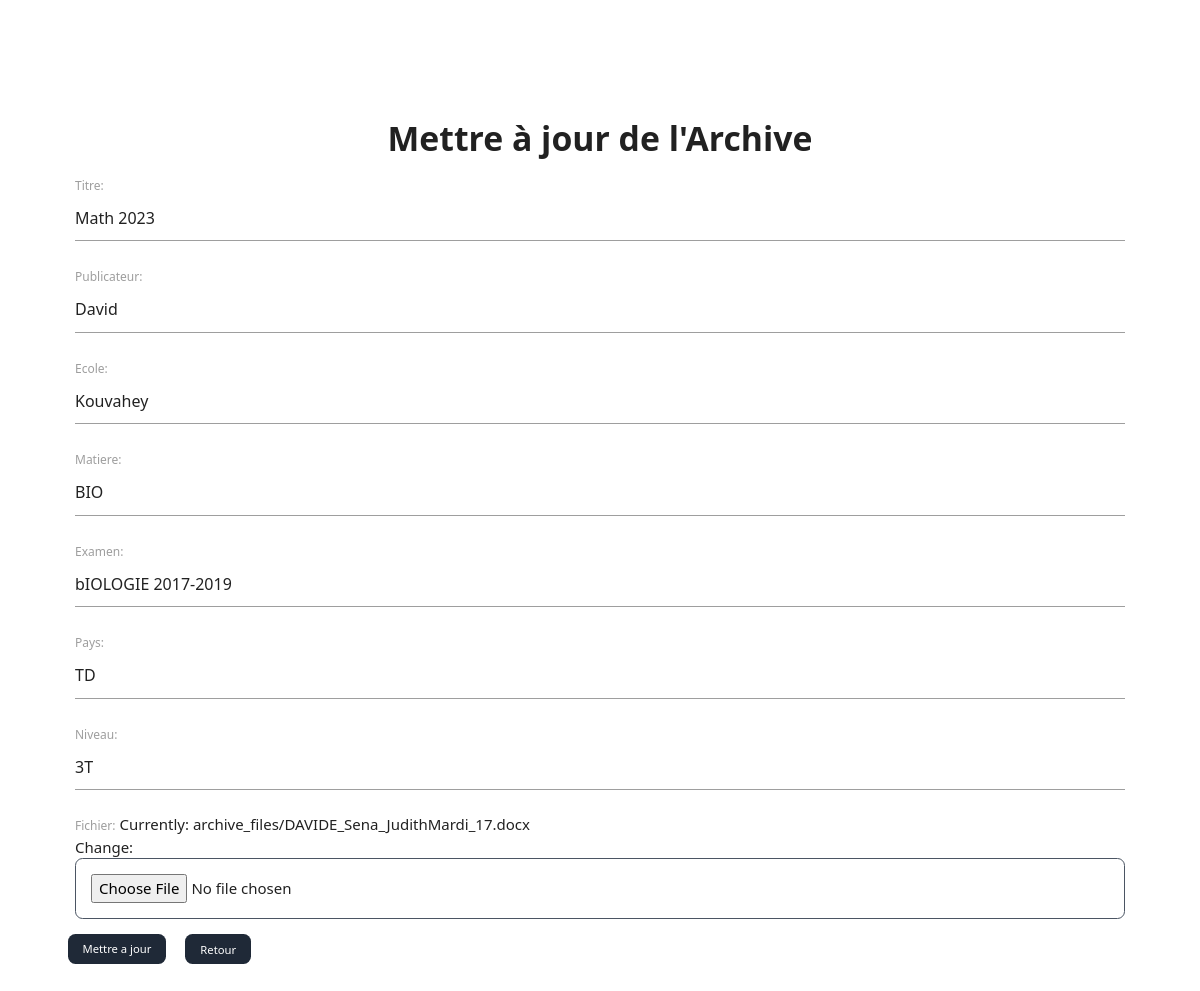
/archive/modifie_archive/1/ (signed in), run on the app's committed database.
### Archive/models.py (models this page shows, shortened)
class Archive(models.Model):
    titre = models.CharField(max_length=255)
    publicateur = models.CharField(max_length=255)
    ecole = models.CharField(max_length=255)
    matiere = models.CharField(max_length=255)
    examen = models.CharField(max_length=255)
    pays = models.CharField(max_length=255)
    niveau = models.CharField(max_length=255)
    fichier = models.FileField(upload_to='archive_files/')
    archive_likes = models.ManyToManyField(User, related_name='archive_like', default="None", blank="True")
    archive_like_count = models.BigIntegerField(default='0')
    download_count = models.PositiveIntegerField(default=0)

### Archive/views.py (the view)
# urls.py: path('modifie_archive/<int:archive_id>/', modifie_archive, name='modifie_archive'),
@login_required
def modifie_archive(request, archive_id):
    archive = get_object_or_404(Archive, pk=archive_id)
    if request.method =='POST':
        form = ArchiveForm(request.POST, instance=archive)
        if form.is_valid():
            form.save()
            return redirect('detail_archive_admin', archive_id=archive_id)
    else:
        form = ArchiveForm(instance=archive)
    context = {
        'form': form,
        'archive': archive,
    }
    return render(request, 'archive/modifie_archive.html', context)

### Archive/forms.py
class ArchiveForm(forms.ModelForm):
    class Meta:
        model = Archive
        fields = '__all__'
        exclude=('archive_likes', 'archive_like_count', 'download_count',)

### templates/archive/modifie_archive.html (shortened to what this page needs)
{% extends 'base/base.html' %}
{% block content %}
{% load crispy_forms_tags %}
{% load widget_tweaks %}
<div class="my-16 py-16 px-16">
    <h2 class="font-bold text-4xl text-center">Mettre à jour de l'Archive</h2>
    <form method="POST" enctype="multipart/form-data">
        {% for field in form.visible_fields %}
            <div class="m-4">
                {{ field.label_tag }}
                {% render_field field class="w-full h-full rounded-lg outline-none border border-solid border-gray-600 rounded-3xl text-base font-normal py-4 px-4 border-b border-gray-400 focus:border-lime-500 focus:border-b-2"|add_class:"my-custom-class" %}
            </div>
        {% endfor %}
        <div>
            <button class="bg-gray-800 text-white text-xs py-2 px-4 mx-2 rounded-lg hover:bg-blue-600 transition">Mettre a jour</button>
            <a href="{% url 'archive:detail_archive_admin' archive_id=archive.id %}" class="bg-gray-800 text-white text-xs py-2 px-4 mx-2 rounded-lg hover:bg-blue-600 transition">Retour</a>
        </div>
    </form>
</div>
{% endblock %}

### data on the page
Archive: titre "Math 2023" "David" "Kouvahey" "BIO" "bIOLOGIE 2017-2019" "TD" "3T"

### other printed values
{{ field.label_tag }} "Titre:" "Publicateur:" "Ecole:" "Matiere:" "Examen:" "Pays:" "Niveau:" "Fichier:"
